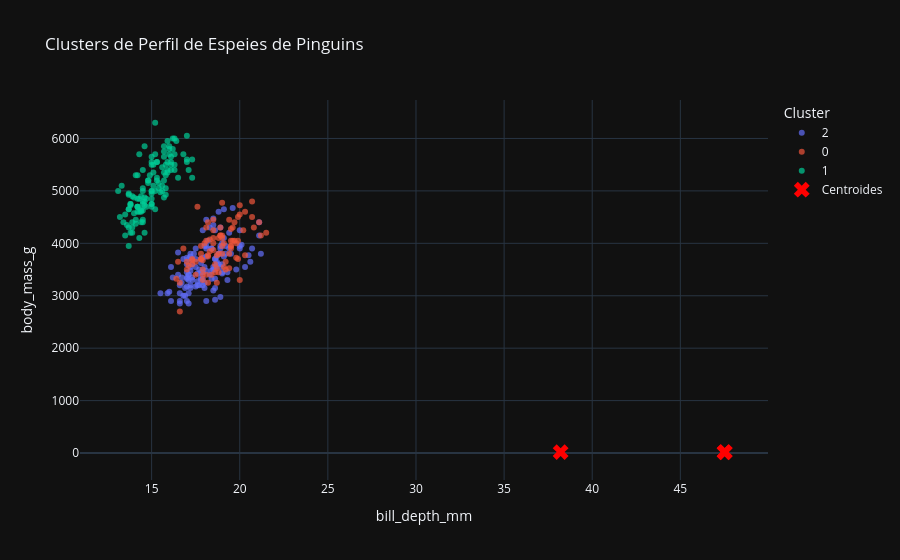

Here is the notebook cell this chart was saved with:
### Code cell
df_clusters = pd.DataFrame({
    'bill_depth_mm': penguins['bill_depth_mm'],
    'body_mass_g': penguins['body_mass_g'],
    'cluster': labels.astype(str)
})

fig = px.scatter(df_clusters, x='bill_depth_mm', y='body_mass_g', color='cluster',
                 color_continuous_scale='viridis', opacity=0.7,
                 title='Clusters de Perfil de Espeies de Pinguins')

fig.add_scatter(x=centroides_originais[:, 0], y=centroides_originais[:, 1],
                mode='markers', marker=dict(color='red', symbol='x', size=14),
                name='Centroides')


fig.update_layout(xaxis_title='bill_depth_mm', yaxis_title='body_mass_g',
                  legend_title='Cluster')
fig.show()
